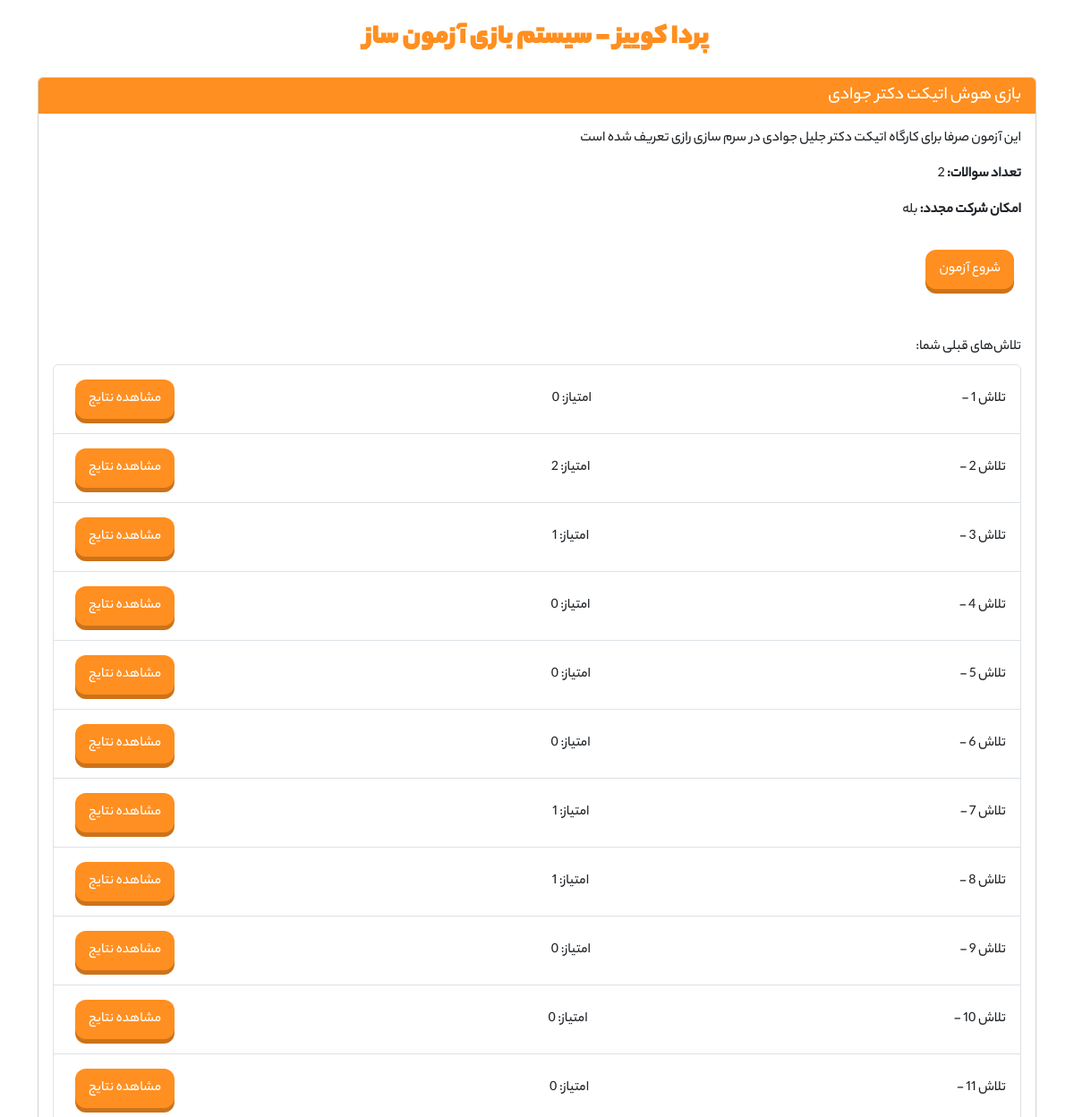
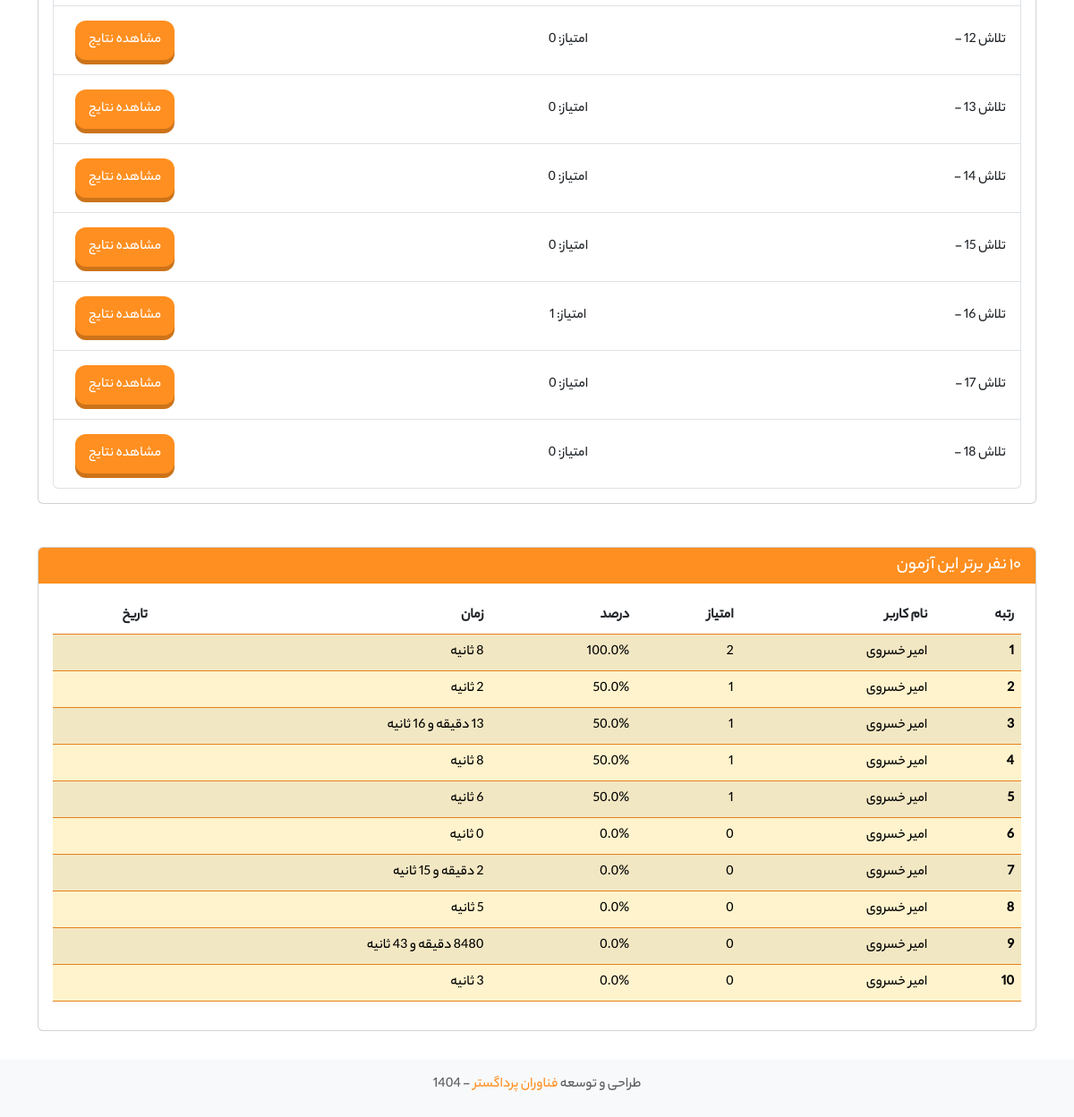
The app's page /quiz/1/ (signed in) with its own data (2 pictures, top to bottom).
### quiz/models.py (models this page shows, shortened)
class Quiz(models.Model):
    title = models.CharField(max_length=200)
    description = models.TextField(blank=True)
    created_at = models.DateTimeField(auto_now_add=True)
    allow_retake = models.BooleanField(default=True, verbose_name='امکان شرکت مجدد')

class QuizAttempt(models.Model):
    user = models.ForeignKey(User, on_delete=models.CASCADE, related_name='quiz_attempts')
    quiz = models.ForeignKey(Quiz, on_delete=models.CASCADE, related_name='attempts')
    start_time = models.DateTimeField(default=timezone.now)
    end_time = models.DateTimeField(null=True, blank=True)
    score = models.IntegerField(default=0)
    completed = models.BooleanField(default=False)
    def calculate_duration(self):
        if self.end_time:
            return (self.end_time - self.start_time).total_seconds()
        return None

### quiz/views.py (the view)
# urls.py: path('quiz/<int:quiz_id>/', views.quiz_detail, name='quiz_detail'),
@login_required
def quiz_detail(request, quiz_id):
    quiz = get_object_or_404(Quiz, id=quiz_id)
    user_attempts = QuizAttempt.objects.filter(
        user=request.user,
        quiz=quiz,
        completed=True
    ).order_by('-end_time')
    user_completed = user_attempts.exists()
    can_retake = quiz.allow_retake or not user_completed
    top_attempts = QuizAttempt.objects.filter(
        quiz=quiz,
        completed=True
    ).order_by('-score', 'end_time')[:10]
    for attempt in top_attempts:
        total_points = sum(q.points for q in quiz.questions.all())
        attempt.percentage = (attempt.score / total_points * 100) if total_points > 0 else 0
        duration = attempt.calculate_duration() or 0
        if duration < 60:
            attempt.duration_formatted = f"{int(duration)} ثانیه"
        else:
            minutes = int(duration) // 60
            seconds = int(duration) % 60
            attempt.duration_formatted = f"{minutes} دقیقه و {seconds} ثانیه"
    context = {
        'title': quiz.title,
        'quiz': quiz,
        'user_attempts': user_attempts,
        'user_completed': user_completed,
        'can_retake': can_retake,
        'top_attempts': top_attempts
    }
    return render(request, 'quiz/quiz_detail.html', context)

### quiz/templatetags/quiz_filters.py (called while the page is built)
@register.filter
def jalali_date(value, format_string="%Y/%m/%d"):
    if not value:
        return ""
    try:
        if is_aware(value):
            tehran_tz = pytz.timezone('Asia/Tehran')
            value = value.astimezone(tehran_tz)
        else:
            if settings.USE_TZ:
                tehran_tz = pytz.timezone('Asia/Tehran')
                value = tehran_tz.localize(value)
        jalali_dt = jdatetime.datetime.fromgregorian(datetime=value)
        result = jalali_dt.strftime(format_string)
        persian_numbers = {
            '0': '۰', '1': '۱', '2': '۲', '3': '۳', '4': '۴',
            '5': '۵', '6': '۶', '7': '۷', '8': '۸', '9': '۹'
        }
        for en, fa in persian_numbers.items():
            result = result.replace(en, fa)
        return result
    except Exception as e:
        return str(value)  # در صورت خطا، همان مقدار اولیه را برمی‌گرداند

### templates/quiz/quiz_detail.html
{% extends 'base.html' %}
{% load quiz_filters %}
{% block content %}
<div class="card mb-5">
    <div class="card-header bg-orange text-white">
        <h5 class="card-title mb-0">{{ quiz.title }}</h5>
    </div>
    <div class="card-body">
        <p class="card-text">{{ quiz.description }}</p>
        <p><strong>تعداد سوالات:</strong> {{ quiz.questions.count }}</p>
        <p><strong>امکان شرکت مجدد:</strong> {% if quiz.allow_retake %}بله{% else %}خیر{% endif %}</p>
        {% if can_retake %}
            <div class="mt-4">
                <a href="{% url 'quiz:start_quiz' quiz.id %}" class="btn btn-3d-orange">شروع آزمون</a>
            </div>
        {% elif not quiz.allow_retake and user_completed %}
            <div class="alert alert-warning mt-4">
                شما قبلاً در این آزمون شرکت کرده‌اید و امکان شرکت مجدد وجود ندارد.
            </div>
        {% else %}
            <div class="mt-4 mb-4">
                <a href="{% url 'quiz:start_quiz' quiz.id %}" class="btn btn-3d-orange">شروع آزمون</a>
            </div>
        {% endif %}
<br>
        {% if user_attempts %}
            <h6 class="mt-4">تلاش‌های قبلی شما:</h6>
            <ul class="list-group">
                {% for attempt in user_attempts %}
                <li class="list-group-item d-flex justify-content-between align-items-center">
                    تلاش {{ forloop.counter }} - {{ attempt.start_time|jalali_date:"%Y/%m/%d ساعت %H:%M" }}
                    <span class=" ">امتیاز: {{ attempt.score }}</span>
                    <a href="{% url 'quiz:quiz_results' attempt.id %}" class="btn btn-sm btn-3d-orange">مشاهده نتایج</a>
                </li>
                {% endfor %}
            </ul>
        {% endif %}
    </div>
</div>
<div class="card mb-5">
    <div class="card-header bg-orange text-white">
        <h5 class="card-title mb-0">۱۰ نفر برتر این آزمون</h5>
    </div>
    <div class="card-body">
        {% if top_attempts %}
            <div class="table-responsive">
                <table class="table bg-orange table-striped table-hover">
                    <thead>
                        <tr>
                            <th scope="col">رتبه</th>
                            <th scope="col">نام کاربر</th>
                            <th scope="col">امتیاز</th>
                            <th scope="col">درصد</th>
                            <th scope="col">زمان</th>
                            <th scope="col">تاریخ</th>
                        </tr>
                    </thead>
                    <tbody>
                        {% for attempt in top_attempts %}
                        <tr {% if attempt.user == request.user %}class="table-warning bg-orange"{% endif %}>
                            <th scope="row">{{ forloop.counter }}</th>
                            <td>{{ attempt.user.get_full_name|default:attempt.user.username }}</td>
                            <td>{{ attempt.score }}</td>
                            <td>{{ attempt.percentage|floatformat:1 }}%</td>
                            <td>{{ attempt.duration_formatted }}</td>
                            <td>{{ attempt.end_time|jalali_date:"%Y/%m/%d ساعت %H:%M"}}</td>
                        </tr>
                        {% endfor %}
                    </tbody>
                </table>
            </div>
        {% else %}
            <div class="alert alert-info">
                هنوز هیچ کاربری در این آزمون شرکت نکرده است.
            </div>
        {% endif %}
    </div>
</div>
<br>
<br>
{% endblock %}

### static/css/style.css (style rules this page uses)
body { font-family: 'YekanBakhMedium'; }
a { text-decoration: none !important; }
.bg-orange { background-color: #ff8f20 !important; border: #e6811d; }
.btn-3d-orange { font-size: 16px; display: inline-block; padding: 10px 15px; margin: 8px; background-color: #ff8f20; color: white; text-decoration: none; border-radius: 12px; border: none; box-shadow: 0 5px 0 #cc731a, 0 8px 10px rgba(255, 255, 255, 0.2); transition: all 0.1s ease; position: relative; top: 0; }

### records on screen
Quiz: title "بازی هوش اتیکت دکتر جوادی", description "این آزمون صرفا برای کارگاه اتیکت دکتر جلیل جوادی در سرم سازی رازی تعریف شده است", questions.count "2"
QuizAttempt: score "0"
QuizAttempt: score "2", user.get_full_name "امیر خسروی", percentage "100.0", duration_formatted "8 ثانیه"
QuizAttempt: score "1", user.get_full_name "امیر خسروی", percentage "50.0", duration_formatted "6 ثانیه"
QuizAttempt: score "0"
QuizAttempt: score "0"
QuizAttempt: score "0"
QuizAttempt: score "1", user.get_full_name "امیر خسروی", percentage "50.0", duration_formatted "8 ثانیه"
QuizAttempt: score "1", user.get_full_name "امیر خسروی", percentage "50.0", duration_formatted "13 دقیقه و 16 ثانیه"
QuizAttempt: score "0"
QuizAttempt: score "0"
QuizAttempt: score "0"
QuizAttempt: score "0"
QuizAttempt: score "0", user.get_full_name "امیر خسروی", percentage "0.0", duration_formatted "3 ثانیه"
QuizAttempt: score "0", user.get_full_name "امیر خسروی", percentage "0.0", duration_formatted "8480 دقیقه و 43 ثانیه"
QuizAttempt: score "0", user.get_full_name "امیر خسروی", percentage "0.0", duration_formatted "5 ثانیه"
QuizAttempt: score "1", user.get_full_name "امیر خسروی", percentage "50.0", duration_formatted "2 ثانیه"
QuizAttempt: score "0", user.get_full_name "امیر خسروی", percentage "0.0", duration_formatted "2 دقیقه و 15 ثانیه"
QuizAttempt: score "0", user.get_full_name "امیر خسروی", percentage "0.0", duration_formatted "0 ثانیه"
